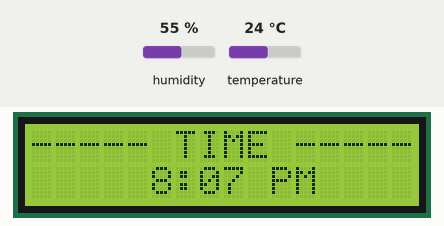
Simulated run of this sketch. Board: Arduino Uno, built with avr-gcc and run on an emulated ATmega328P. Shown: 16×2 character LCD. The inputs (shaded band) are chosen by the test bench; at power-on: humidity 55 %, temperature 24 °C.

Above: at 1.2 s.
1.3 s: humidity set to 22 %
At 12.2 s:
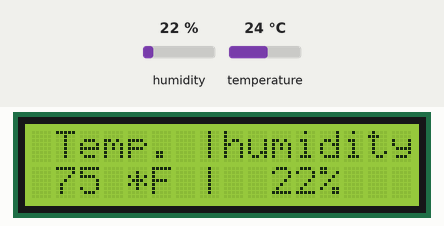
17.1 s: temperature set to 12 °C
At 22.5 s:
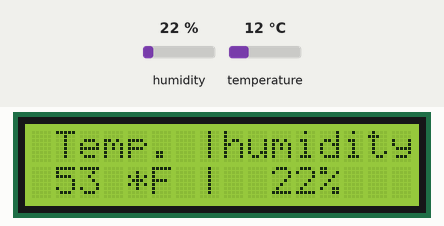
32.9 s: humidity set to 40 %
At 41.9 s:
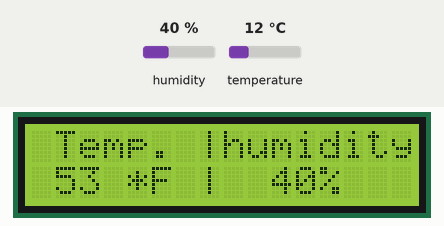
48.7 s: temperature set to 19 °C
At 52.2 s:
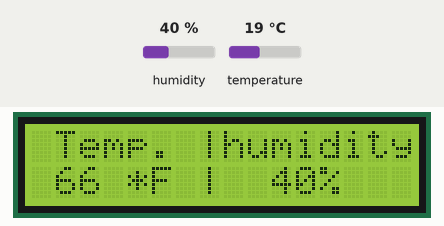

Measured:
- what the display in image 1 shows lasts 4.0 s, from 11.2 s to 15.2 s

The sketch:

Temp_and_clock_lcd.ino
```cpp
#include <LiquidCrystal.h>
#include <SimpleDHT.h>
/* Digital Winding Clock - Arduino Clock for beginners
No RTC,
Just set it to exact time using the push buttons each time you switch on the clock
Made by Techno (sǝɹoɟ ǝǝןuuɐ)
Feel free to modify
*/

LiquidCrystal lcd(7, 8, 9, 10, 11, 12);
int pinDHT11 = 2;
SimpleDHT11 dht11;
int h=8;
int m=7;
int s;
int flag=20;
int TIME;
const long interval = 10000;

unsigned long previousMillis = 0;
void setup()
{
 lcd.begin(16,2);
}
void loop()
{
unsigned long currentMillis = millis();
lcd.setCursor(0,0);
s=s+1;
lcd.print("----- TIME -----");
lcd.setCursor(5,1);
lcd.print(h);
lcd.print(":");
if(m <= 9)
{lcd.print("0");
}
lcd.print(m);
if(flag<12)lcd.print(" AM        ");
if(flag==12)lcd.print(" PM        ");
if(flag>12)lcd.print(" PM        ");
if(flag==24)flag=0;
delay(1000);
lcd.clear();
if (currentMillis - previousMillis >= interval) {
    // save the last time you blinked the LED
    previousMillis = currentMillis;
  lcd.clear();
  lcd.print(" Temp. |humidity");
  // set the cursor to column 0, line 1
  // (note: line 1 is the second row, since counting begins with 0):
  lcd.setCursor(0, 1);
  // print the number of seconds since reset:
  // read with raw sample data.
  byte temperature = 0;
  byte humidity = 0;
  byte data[40] = {0};
  if (dht11.read(pinDHT11, &temperature, &humidity, data)) {
    lcd.print(" Plug in DHT11!");
    return;
  }
  {
  int TempInF = (temperature * 1.8) + 32;
  lcd.print(" ");
  lcd.print((int)TempInF); lcd.print(" *F |  ");
  lcd.print((int)humidity); lcd.println("%   ");
  lcd.print("  ");
  // DHT11 sampling rate is 1HZ.

  delay(1000);}
  delay(1000);
  delay(2000);
  lcd.clear();
  s=s+4;
}

if(s==60){
 s=0;
 m=m+1;
}
if(m==60)
{
 m=0;
 h=h+1;
 flag=flag+1;
}
if(h==13)
{
 h=1;
}


//-------Time
// setting-------//

}
```
